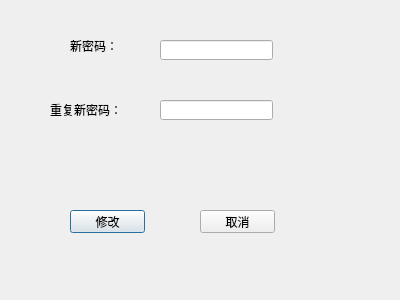
<?xml version="1.0" encoding="UTF-8"?>
<ui version="4.0">
 <class>DialogPassword</class>
 <widget class="QDialog" name="DialogPassword">
  <property name="geometry">
   <rect>
    <x>0</x>
    <y>0</y>
    <width>400</width>
    <height>300</height>
   </rect>
  </property>
  <property name="windowTitle">
   <string>密码修改（云机入口密码）</string>
  </property>
  <widget class="QLabel" name="label">
   <property name="geometry">
    <rect>
     <x>70</x>
     <y>40</y>
     <width>54</width>
     <height>12</height>
    </rect>
   </property>
   <property name="text">
    <string>新密码：</string>
   </property>
  </widget>
  <widget class="QLineEdit" name="lineEdit_password">
   <property name="geometry">
    <rect>
     <x>160</x>
     <y>40</y>
     <width>113</width>
     <height>20</height>
    </rect>
   </property>
  </widget>
  <widget class="QLineEdit" name="lineEdit_repeat">
   <property name="geometry">
    <rect>
     <x>160</x>
     <y>100</y>
     <width>113</width>
     <height>20</height>
    </rect>
   </property>
  </widget>
  <widget class="QLabel" name="label_2">
   <property name="geometry">
    <rect>
     <x>50</x>
     <y>100</y>
     <width>71</width>
     <height>20</height>
    </rect>
   </property>
   <property name="text">
    <string>重复新密码：</string>
   </property>
  </widget>
  <widget class="QPushButton" name="pushButton_modify">
   <property name="geometry">
    <rect>
     <x>70</x>
     <y>210</y>
     <width>75</width>
     <height>23</height>
    </rect>
   </property>
   <property name="text">
    <string>修改</string>
   </property>
  </widget>
  <widget class="QPushButton" name="pushButton_cancel">
   <property name="geometry">
    <rect>
     <x>200</x>
     <y>210</y>
     <width>75</width>
     <height>23</height>
    </rect>
   </property>
   <property name="text">
    <string>取消</string>
   </property>
  </widget>
 </widget>
 <resources/>
 <connections/>
</ui>
